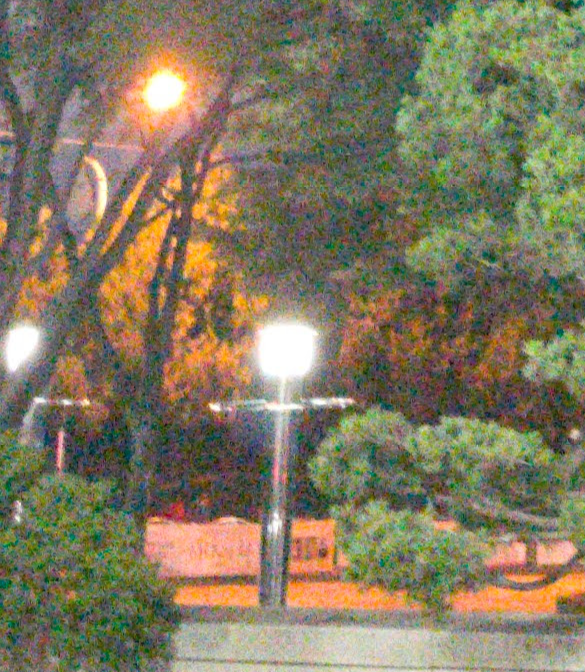
#> input picture DATA/noise.png, 585 x 672 px
$ python cv-12-2.py
#> lines starting #> are read from the running program, lines starting #| are printed output that depends on the picture
import numpy as np
import cv2

img = cv2.imread('../DATA/noise.png')
#> img is the input picture: shape (672, 585, 3); mean B, G, R 95.5, 120.9, 130
#img = cv2.imread('../DATA/chang2.png')

blur3 = cv2.medianBlur(img, 11)
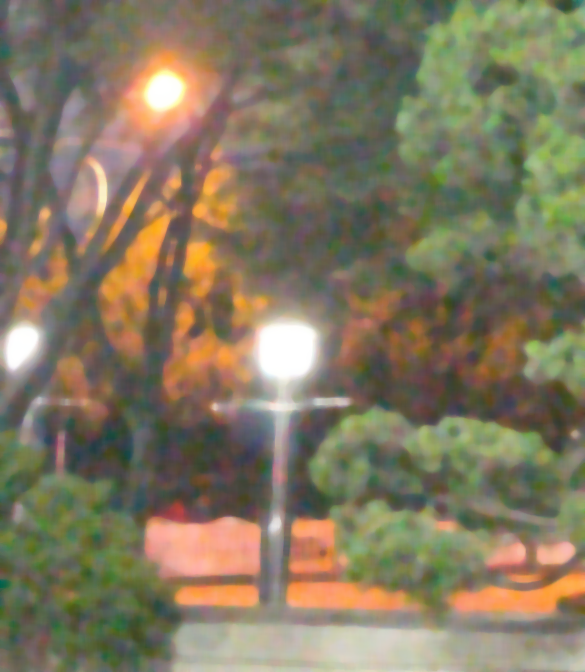
#> blur3: shape (672, 585, 3); mean B, G, R 96.6, 120.9, 130.8
blur4 = cv2.bilateralFilter(img, 9, 75, 75)
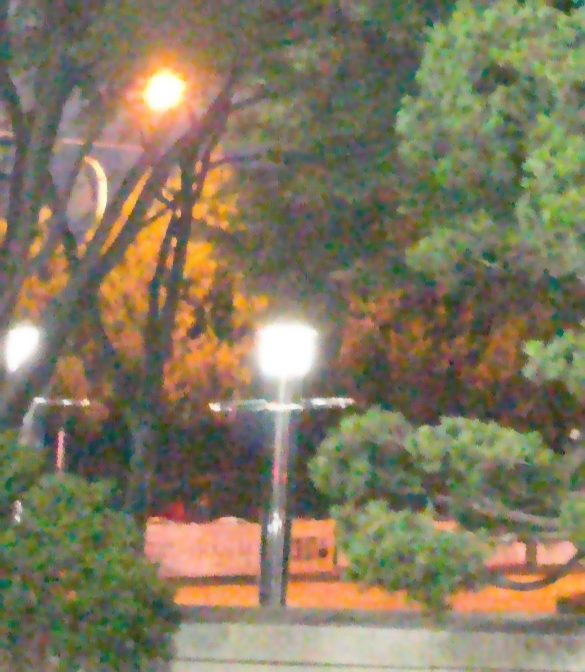
#> blur4: shape (672, 585, 3); mean B, G, R 95.7, 121, 130.1

cv2.imshow('original', img)
cv2.imshow('blur_Median', blur3)
cv2.imshow('blur_Bilateral', blur4)

cv2.waitKey(0)
cv2.destroyAllWindows()

$ run again, with DATA/chang2.png copied over DATA/noise.png
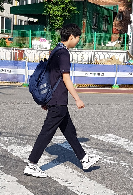
#> input picture DATA/chang2.png, 133 x 195 px
#> img is the input picture: shape (195, 133, 3); mean B, G, R 132.4, 133.6, 131.4
#> `blur3 = cv2.medianBlur(img, 11)`:
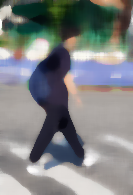
#> blur3: shape (195, 133, 3); mean B, G, R 131, 130.5, 127.7
#> `blur4 = cv2.bilateralFilter(img, 9, 75, 75)`:
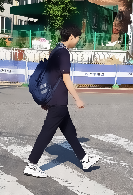
#> blur4: shape (195, 133, 3); mean B, G, R 132.5, 133.5, 131.3
